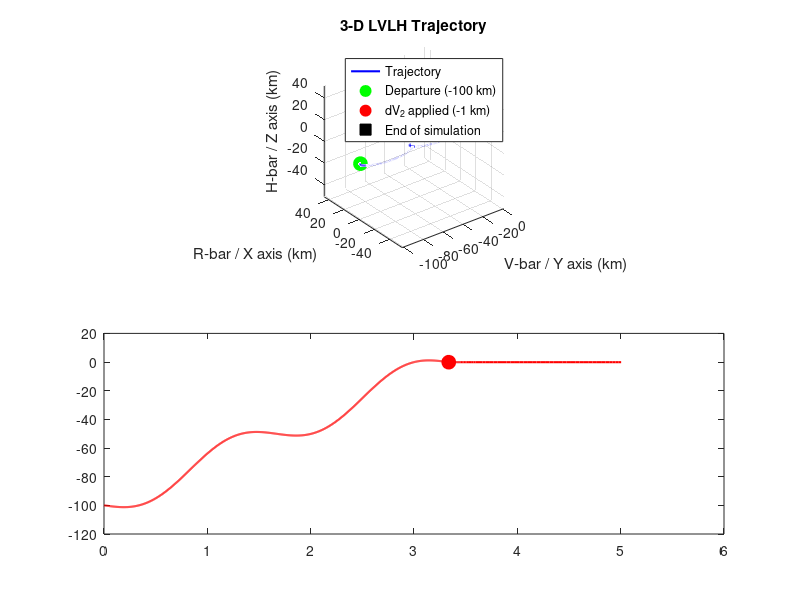

MATLAB code to generate this figure: (Note: this script raises an error after producing the figure.)
%% =========================================================================
%  approche_loin.m
%  Far-range ballistic V-bar hop: 100 km --> 1 km
%
%  Context: Orbital rendezvous GNC — SCAO / AOCS design exercise
%           in collaboration with Thales Alenia Space.
%
%  Strategy: Two-impulse, open-loop (ballistic) transfer along the V-bar
%            using Hill-Clohessy-Wiltshire (HCW) relative motion equations.
%            The chaser starts 100 km behind the target on the V-bar and
%            reaches 1 km behind it after a user-chosen number of orbits.
%
%  Reference frame: LVLH (Local Vertical Local Horizontal)
%    x  — R-bar (radial, positive outward)
%    y  — V-bar (along-track, positive in velocity direction)
%    z  — H-bar (cross-track, positive in angular momentum direction)
%
%  Key assumptions:
%    - Circular reference orbit (HCW validity)
%    - Impulsive manoeuvres (instantaneous delta-V)
%    - Simplified V-bar hop formula: vy_drift = -3 * dV_y
%      (valid for multi-orbit transfers where x_offset << orbit radius)
%
%  Author : [Your name / team]
%  Date   : 2024
%% =========================================================================

clear; clc; close all;

%% ---- 1. MISSION CONSTANTS ----------------------------------------------

mu       = 3.986e14;   % Earth gravitational parameter [m^3/s^2]
r_earth  = 6371e3;     % Earth mean radius             [m]
alt_cible = 770e3;     % Target orbit altitude         [m]

% Derived orbital parameters
a       = r_earth + alt_cible;  % Semi-major axis of reference orbit [m]
n       = sqrt(mu / a^3);       % Mean motion                        [rad/s]
T_orbit = 2 * pi / n;           % Orbital period                     [s]

fprintf('=== Far-Range V-bar Hop Simulation (100 km -> 1 km) ===\n');
fprintf('Orbital period : %.1f min\n\n', T_orbit / 60);

%% ---- 2. HCW STATE-SPACE MODEL ------------------------------------------
%
%  State vector: S = [x; y; z; x_dot; y_dot; z_dot]
%
%  HCW equations (unforced):
%    x_ddot = 3*n^2*x + 2*n*y_dot
%    y_ddot =          -2*n*x_dot
%    z_ddot = -n^2*z
%
%  Written as a first-order ODE for ode45:

ode_hcw = @(t, S) [ S(4);                       % dx/dt   = vx
                    S(5);                       % dy/dt   = vy
                    S(6);                       % dz/dt   = vz
                    3*n^2*S(1) + 2*n*S(5);     % dvx/dt  (HCW)
                   -2*n*S(4);                   % dvy/dt  (HCW)
                   -n^2*S(3) ];                 % dvz/dt  (HCW)

options = odeset('RelTol', 1e-9, 'AbsTol', 1e-9);

%% ---- 3. TRANSFER DESIGN (TWO-IMPULSE V-BAR HOP) -----------------------
%
%  The V-bar hop exploits a well-known HCW property:
%    A single tangential impulse dV_y applied at a point on the V-bar
%    produces a mean drift velocity:
%         vy_drift = -3 * dV_y
%    (positive dV_y -> retrograde relative to target -> chaser drifts forward)
%
%  Manoeuvre plan:
%    t = 0          : Impulse 1 (dV_1 < 0, retrograde) initiates drift.
%    t = t_transfer : Impulse 2 (dV_2 = -dV_1, prograde) stops drift at target.
%
%  The transfer duration is chosen by the user (here: 2 orbital periods).

dist_initiale = -100e3;   % Initial y-position (behind target) [m]
dist_finale   = -1e2;     % Final   y-position (still behind)  [m]
delta_y_total = dist_finale - dist_initiale;  % Net y-displacement required [m]  (+99 000 m)

t_transfert = 2 * T_orbit;   % Transfer duration: 2 orbits [s]  <-- USER PARAMETER

% Required mean drift velocity along V-bar
vy_drift_req = delta_y_total / t_transfert;   % [m/s]

% From vy_drift = -3 * dV_y  =>  dV_y = -vy_drift / 3
dV_1_y = -vy_drift_req / 3;   % First  impulse (retrograde) [m/s]
dV_2_y = -dV_1_y;             % Second impulse (prograde)   [m/s]

fprintf('Transfer duration        : %.1f h\n',   t_transfert / 3600);
fprintf('Required drift velocity  : %.2f m/s\n', vy_drift_req);
fprintf('Impulse dV_1 (retrograde): %.2f m/s\n', dV_1_y);
fprintf('Impulse dV_2 (prograde)  : %.2f m/s\n', dV_2_y);
fprintf('Total |Delta-V|          : %.2f m/s\n', 2 * abs(dV_1_y));

%% ---- 4. NUMERICAL SIMULATION (TWO PHASES) ------------------------------

% --- Phase 1: Drift phase (0 to t_transfer) ---
% Initial state: chaser at y = -100 km, all velocities zero except dV_1_y
t_span1 = [0, t_transfert];
S0_phase1 = [0; dist_initiale; 0;   % x, y, z  [m]
             0; dV_1_y;       0];   % vx, vy, vz [m/s]

[t1, S1] = ode45(ode_hcw, t_span1, S0_phase1, options);

% --- Phase 2: Station-keeping at 1 km (one extra orbit for verification) ---
% Apply dV_2 at the end of the drift phase, then coast
t_span2 = [t_transfert, t_transfert + T_orbit];
S0_phase2      = S1(end, :)';          % Carry over final state from phase 1
S0_phase2(5)   = S0_phase2(5) + dV_2_y;   % Apply second impulse (vy only)

[t2, S2] = ode45(ode_hcw, t_span2, S0_phase2, options);

% Concatenate results for plotting
t_total = [t1; t2];
S_total = [S1; S2];

%% ---- 5. VISUALISATION --------------------------------------------------

figure('Name', 'Far-Range V-bar Hop (100 km -> 1 km)', ...
       'NumberTitle', 'off', 'Color', 'w');

% --- 5a. 3-D LVLH trajectory (Y, X, Z axes for intuitive V-bar view) ---
subplot(2, 1, 1);
plot3(S_total(:,2)/1e3, S_total(:,1)/1e3, S_total(:,3)/1e3, ...
      'b-', 'LineWidth', 1.5);
hold on;

% Key event markers
plot3(S1(1,   2)/1e3, S1(1,   1)/1e3, S1(1,   3)/1e3, ...
      'go', 'MarkerSize', 10, 'MarkerFaceColor', 'g');   % Departure
plot3(S1(end, 2)/1e3, S1(end, 1)/1e3, S1(end, 3)/1e3, ...
      'ro', 'MarkerSize', 10, 'MarkerFaceColor', 'r');   % dV_2 application
plot3(S2(end, 2)/1e3, S2(end, 1)/1e3, S2(end, 3)/1e3, ...
      'ks', 'MarkerSize', 10, 'MarkerFaceColor', 'k');   % End of simulation

title('3-D LVLH Trajectory');
xlabel('V-bar / Y axis (km)');
ylabel('R-bar / X axis (km)');
zlabel('H-bar / Z axis (km)');
legend('Trajectory', 'Departure (-100 km)', ...
       'dV_2 applied (-1 km)', 'End of simulation', ...
       'Location', 'best');
grid on; axis equal; view(3);
hold off;

% --- 5b. V-bar position vs. time ---
subplot(2, 1, 2);
plot(t_total/3600, S_total(:,2)/1e3, 'r-', 'LineWidth', 1.5);
hold on;

% Mark the moment of second impulse
idx_dV2 = length(t1);
plot(t_total(idx_dV2)/3600, S_total(idx_dV2, 2)/1e3, ...
     'ro', 'MarkerSize', 10, 'MarkerFaceColor', 'r');

% Target line
yline(dist_finale/1e3, 'k:', 'LineWidth', 1.2, ...
      'Label', 'Target: -1 km');

title('V-bar Position vs. Time');
xlabel('Time (hours)');
ylabel('Y position (km)');
legend('V-bar distance', 'dV_2 applied', 'Location', 'best');
grid on;
hold off;
